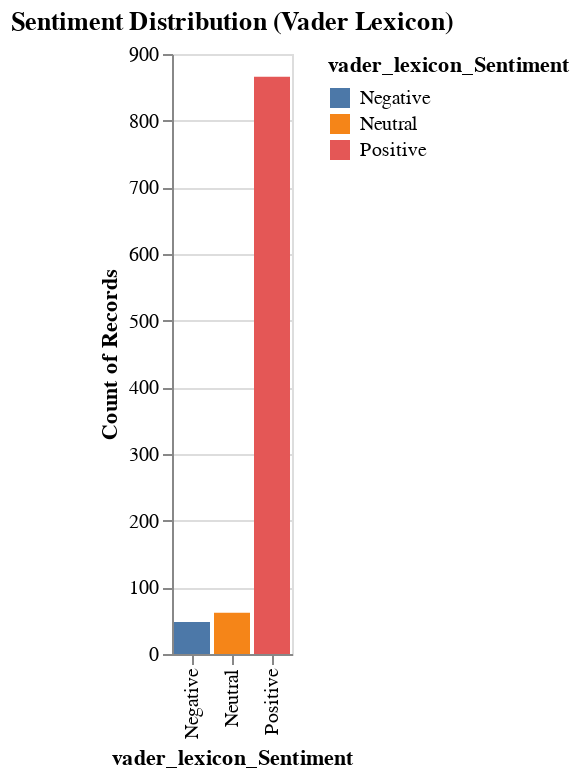

The notebook cell saved with this chart:
### Code cell
# Visualize the sentiment distribution using Vader Lexicon
import altair as alt

alt.Chart(df1).mark_bar().encode(
    x='vader_lexicon_Sentiment:N',
    y='count()',
    color='vader_lexicon_Sentiment:N'
).properties(
    title="Sentiment Distribution (Vader Lexicon)"
)

### Figure 1 — Vega-Lite specification as saved in the notebook (floating-point values rounded to 4 significant figures; data arrays with more than 128 entries replaced by an {"elided": "..."} marker saying what was removed)
{"config": {"view": {"continuousWidth": 300, "continuousHeight": 300}}, "data": {"name": "data-d8e9a71661fc701ad7c279faf65034de"}, "mark": {"type": "bar"}, "encoding": {"color": {"field": "vader_lexicon_Sentiment", "type": "nominal"}, "x": {"field": "vader_lexicon_Sentiment", "type": "nominal"}, "y": {"aggregate": "count", "type": "quantitative"}}, "title": "Sentiment Distribution (Vader Lexicon)", "$schema": "https://vega.github.io/schema/vega-lite/v5.20.1.json", "datasets": {"data-d8e9a71661fc701ad7c279faf65034de": {"elided": "976 records"}}}
